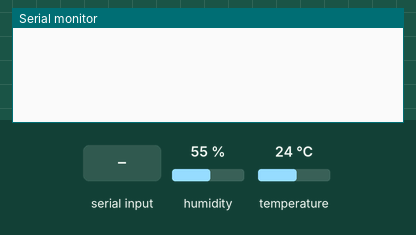
Recording of a sketch running on a simulated Arduino Uno, built with avr-gcc and run on an emulated ATmega328P. Shown: the last lines printed to the serial monitor. Inputs (shaded band) come from the test bench; at power-on: humidity 55 %, temperature 24 °C.

Above: at 1.2 s.
1.3 s: "rt!" received over Serial
At 6.2 s:
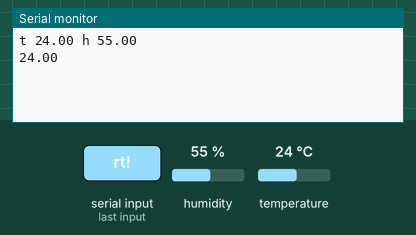
6.5 s: humidity set to 22 %
8.0 s: "rh!" received over Serial
9.5 s: humidity set to 40 %
11.0 s: temperature set to 12 °C
At 13.2 s:
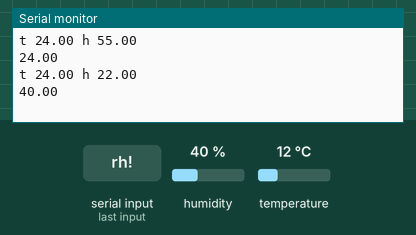

The sketch:

Sensor.ino
```cpp
//Libraries
#include <DHT.h>
#include <SoftwareSerial.h>

//Constants
#define DHTPIN 2     // what pin we're connected to
#define DHTTYPE DHT22   // DHT 22  (AM2302)
DHT dht(DHTPIN, DHTTYPE); //// Initialize DHT sensor for normal 16mhz Arduino

#define uint8 unsigned char
#define uint16 unsigned int
#define uint32 unsigned long int

#define RxD 0 // This is the pin that the Bluetooth (BT_TX) will transmit to the Arduino (RxD)
#define TxD 1 // This is the pin that the Bluetooth (BT_RX) will receive from the Arduino (TxD)

#define DEBUG_ENABLED 1


SoftwareSerial blueToothSerial(RxD,TxD);

//Variables
int chk;
float hum;  //Stores humidity value
float oldHum;
float temp; //Stores temperature value
float oldTemp;
String recvChar;
int counter;
String sending_string;
int tester;
void setup()
{
  Serial.begin(9600);
  dht.begin();
  tester = 0;
 pinMode(RxD, INPUT); // Setup the Arduino to receive INPUT from the bluetooth shield on Digital Pin 6
 pinMode(TxD, OUTPUT); // Setup the Arduino to send data (OUTPUT) to the bluetooth shield on Digital Pin 7
// pinMode(13,OUTPUT); // Use onboard LED if required.
  blueToothSerial.begin(38400);
  //blueToothSerial.write("AT+NAME=ARDTEAM2");
}

void loop()
{

    /*   // Keep reading from HC-05 and send to Arduino Serial Monitor
  if (blueToothSerial.available())
    Serial.write(blueToothSerial.read());

  // Keep reading from Arduino Serial Monitor and send to HC-05
  if (Serial.available()){
    blueToothSerial.write(Serial.read());
    Serial.print("yay");
  }*/
    //Read data and store it to variables hum and temp
    hum = dht.readHumidity();
    temp = dht.readTemperature();
    counter = Serial.available();
    //Print temp and humidity values to serial monitor
    if( counter > 0){

      recvChar = Serial.readStringUntil('!');

      //Serial.print("Command: ");
      //Serial.println(recvChar);

      //}

      if (recvChar == "rt"){
        Serial.print(String(temp) +"          "+ '\n');
        //delay(200);
        counter -= 3;
      }
      if (recvChar == "rh"){
        Serial.print(String(hum) + "          "+ '\n');
      //  delay(200);
        counter -=3;
      }

    }
   recvChar = "";
  if (oldHum != hum || oldTemp != temp ){
    sending_string = "t " + String(temp) + " h " + String(hum) + "\n";
    delay(5000);
    Serial.print(sending_string);
    oldHum = hum;
    oldTemp = temp;
  }
}
```

Measured:
- after the input at 1.3 s, the serial monitor: prints a new line after 3.7 s (image 1)
